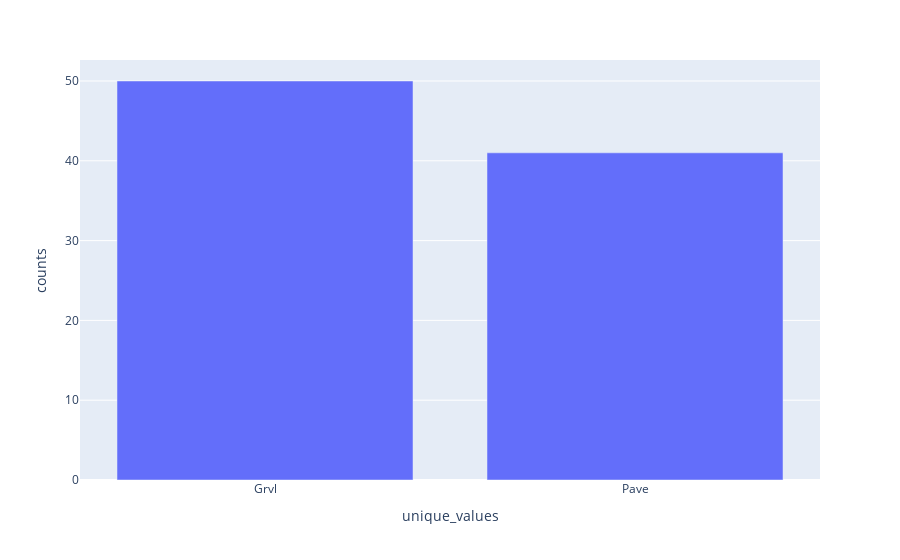

Notebook source saved alongside this figure:
### Markdown cell above
### Alley

The Alley feature refers to another path or alley that leads to the property. A property has either no further path, an unpaved path or a paved path.

### Code cell
df_alley_barPlot = df_raw_infra['Alley'].value_counts().rename_axis('unique_values').reset_index(name='counts')
fig = px.bar(df_alley_barPlot,'unique_values','counts')
fig.show()

### Figure 1 — Plotly figure (JSON) as saved in the notebook; plotly's stock layout.template omitted (floating-point values rounded to 4 significant figures)
{"data": [{"alignmentgroup": "True", "hovertemplate": "unique_values=%{x}<br>counts=%{y}<extra></extra>", "legendgroup": "", "marker": {"color": "#636efa", "pattern": {"shape": ""}}, "name": "", "offsetgroup": "", "orientation": "v", "showlegend": false, "textposition": "auto", "type": "bar", "x": ["Grvl", "Pave"], "xaxis": "x", "y": [50, 41], "yaxis": "y"}], "layout": {"barmode": "relative", "legend": {"tracegroupgap": 0}, "margin": {"t": 60}, "xaxis": {"anchor": "y", "domain": [0, 1], "title": {"text": "unique_values"}}, "yaxis": {"anchor": "x", "domain": [0, 1], "title": {"text": "counts"}}}}
